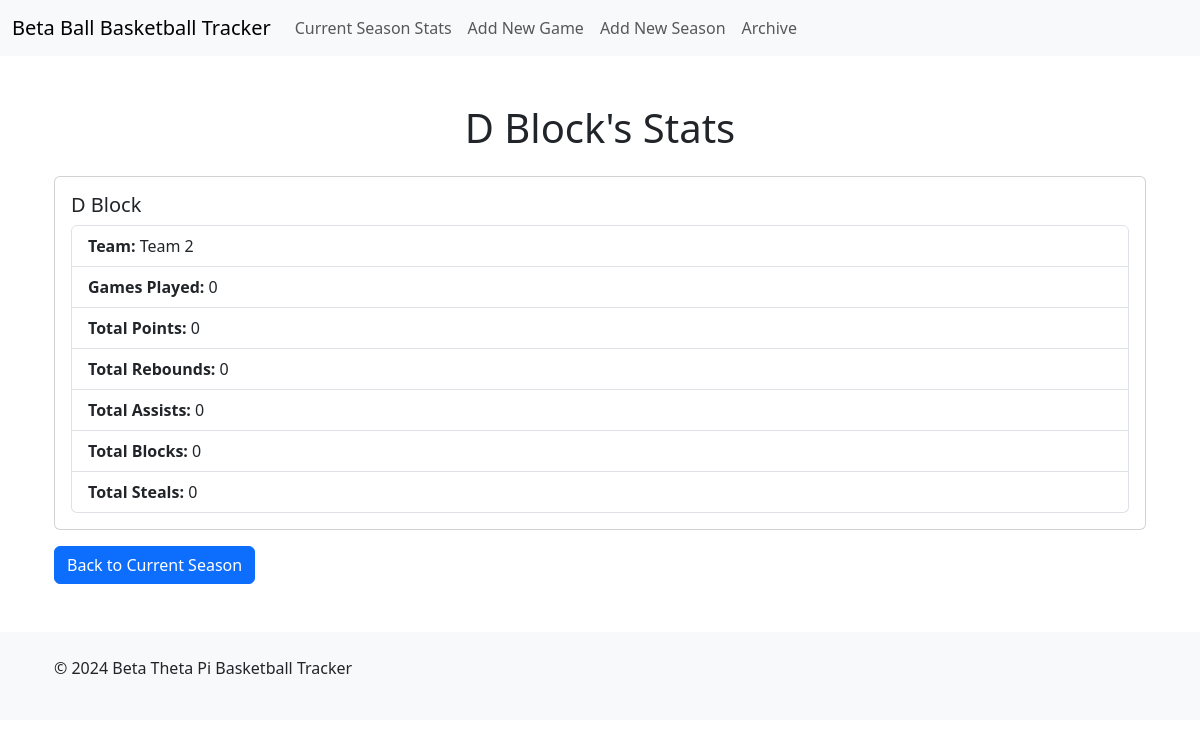
/player/6, run on an earlier commit of the app's database.
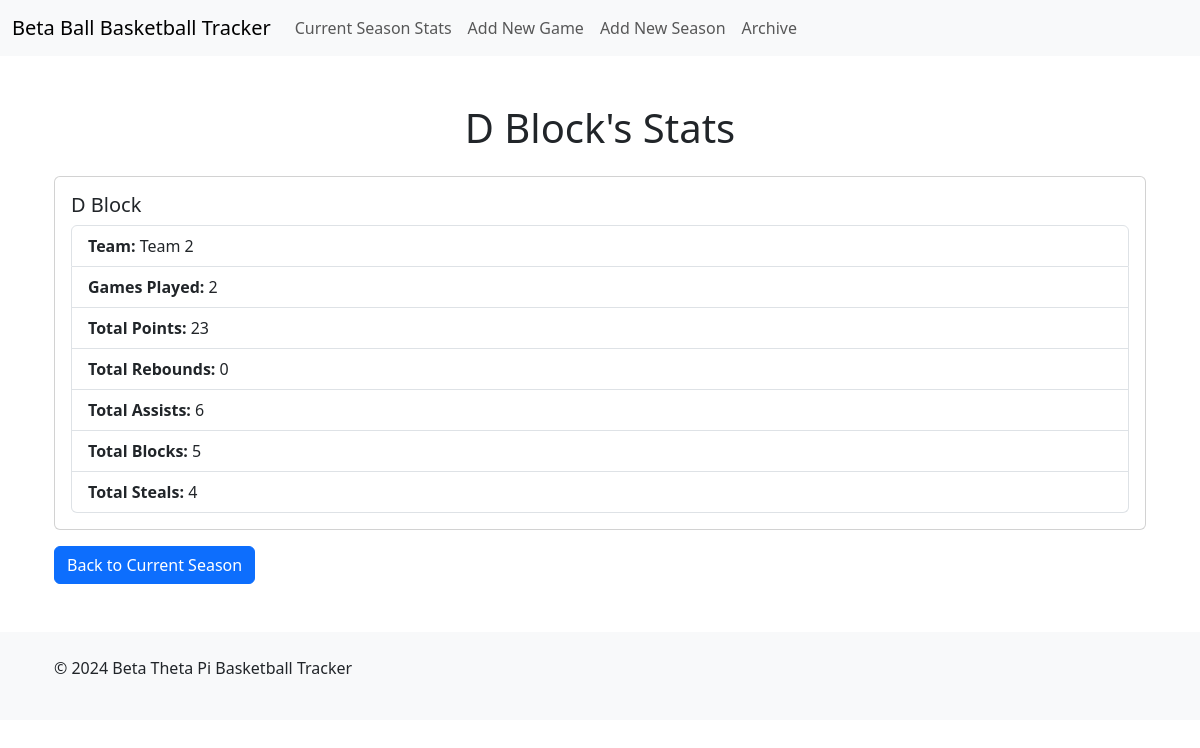
And on a later commit of the database.
### server.py (models this page shows)
class Player(db.Model):
    id = db.Column(db.Integer, primary_key=True)
    name = db.Column(db.String(100), nullable=False)
    team_id = db.Column(db.Integer, db.ForeignKey('team.id'), nullable=False)
    games_played = db.Column(db.Integer, default=0)
    stats = db.relationship('Stat', backref='player', lazy=True)

### server.py (the view)
@app.route('/player/<int:player_id>')
def player(player_id):
    player = Player.query.get_or_404(player_id)
    return render_template('player.html', player=player)

### templates/player.html (shortened to what this page needs)
{% extends 'base.html' %}
{% block content %}
<div class="container mt-5">
    <h1 class="text-center">{{ player.name }}'s Stats</h1>
    <div class="card mt-4">
        <div class="card-body">
            <h5 class="card-title">{{ player.name }}</h5>
            <ul class="list-group">
                <li class="list-group-item"><strong>Team:</strong> {{ player.team.name }}</li>
                <li class="list-group-item"><strong>Games Played:</strong> {{ player.games_played }}</li>
                <li class="list-group-item"><strong>Total Points:</strong> {{ player.stats|sum(attribute='points') }}</li>
                <li class="list-group-item"><strong>Total Rebounds:</strong> {{ player.stats|sum(attribute='rebounds') }}</li>
                <li class="list-group-item"><strong>Total Assists:</strong> {{ player.stats|sum(attribute='assists') }}</li>
                <li class="list-group-item"><strong>Total Blocks:</strong> {{ player.stats|sum(attribute='blocks') }}</li>
                <li class="list-group-item"><strong>Total Steals:</strong> {{ player.stats|sum(attribute='steals') }}</li>
            </ul>
        </div>
    </div>
    <a href="{{ url_for('current_season') }}" class="btn btn-primary mt-3">Back to Current Season</a>
</div>
{% endblock %}

What changed in the data, as far as the page shows it:
changed Player "D Block": games_played "0" → "2"
Also different on the page:
{{ player.stats|sum(attribute='points') }}: "0" → "23"
{{ player.stats|sum(attribute='assists') }}: "0" → "6"
{{ player.stats|sum(attribute='blocks') }}: "0" → "5"
{{ player.stats|sum(attribute='steals') }}: "0" → "4"
